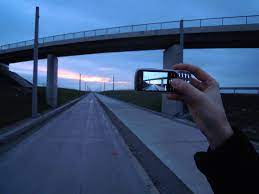
#> input picture Practico7/image.jpg, 259 x 194 px
$ python transformacionSimilaridad.py
#> lines starting #> are read from the running program, lines starting #| are printed output that depends on the picture
import numpy as np
import cv2
from matplotlib import pyplot as plt
import pylab as pl


def similaridad(angle, tx, ty, scale):
#> called with angle = 50, tx = 10, ty = 10, scale = 2
    img = cv2.imread('image.jpg', cv2.IMREAD_GRAYSCALE)
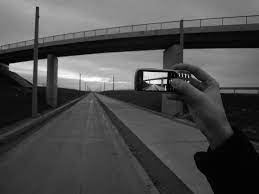
#> img: shape (194, 259); min 0, max 255, mean 75.8

    # translation
    (h, w) = (img.shape[0], img.shape[1])
#> h = 194; w = 259
    T = np.float32([[1, 0, tx], [0, 1, ty]])
    shifted = cv2.warpAffine(img, T, (w, h))
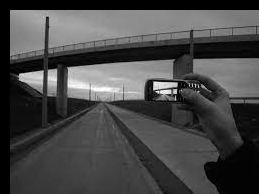
#> shifted: shape (194, 259); min 0, max 255, mean 71.7

    # rotation + scaled
    (h, w) = shifted.shape[: 2]
    center = (w / 2, h / 2)
#> center = (129.5, 97)
    R = cv2.getRotationMatrix2D(center, angle, scale)
    rotated = cv2.warpAffine(shifted, R, (w, h))
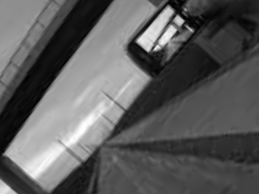
#> rotated: shape (194, 259); min 0, max 255, mean 92.5

    pl.gray(), pl.axis('equal'), pl.axis('off')
    plt.subplot(121), plt.imshow(img), plt.title('Input')
    plt.subplot(122), plt.imshow(rotated), plt.title('Output')
    plt.show()
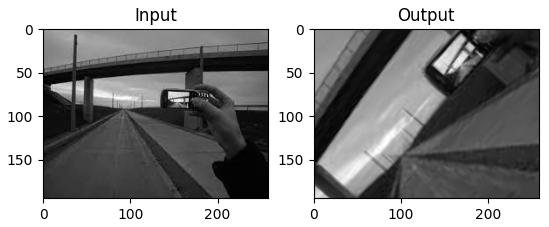
#> figure drawn by matplotlib, 2 panels


similaridad(50, 10, 10, 2)
